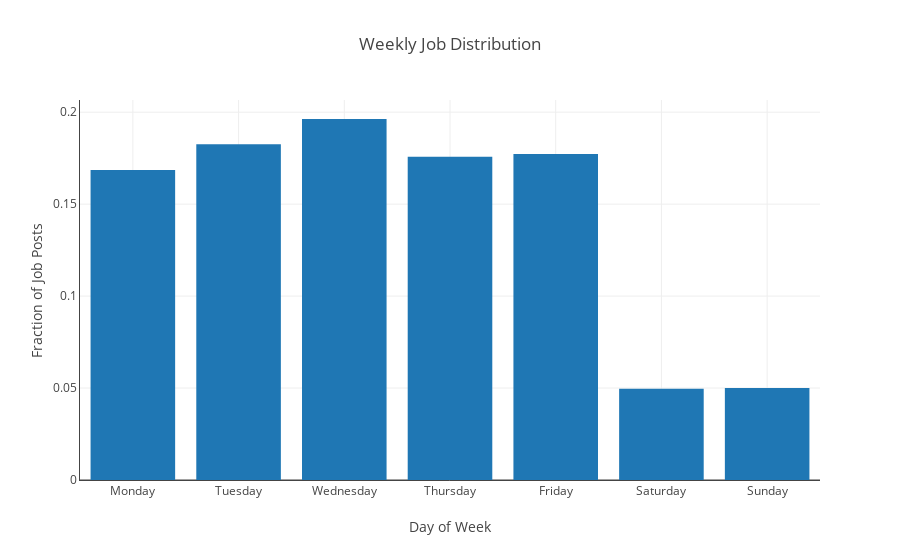

The code cell stored with this chart in its notebook:
### Code cell
trace = go.Bar(x=week['day_of_week'], y=week['ratio'])

data = [trace]

layout = go.Layout(title='Weekly Job Distribution',
                   xaxis=dict(autorange=True, showgrid=True, zeroline=False, showline=True, showticklabels=True, title='Day of Week'),
                   yaxis=dict(autorange=True, showgrid=True, zeroline=True, showline=True, showticklabels=True, title='Fraction of Job Posts'),
                   paper_bgcolor='rgba(0,0,0,0)',
                   plot_bgcolor='rgba(0,0,0,0)')

fig = go.Figure(data=data, layout=layout)

py.plot(fig, filename='plots/weekly_distribution.html', auto_open=False)
s = py.plot(fig, include_plotlyjs=False, output_type='div')
py.iplot(fig)

### Figure 1 — Plotly figure (JSON) as saved in the notebook; plotly's stock layout.template omitted (floating-point values rounded to 4 significant figures)
{"data": [{"type": "bar", "uid": "ff44e437-0dd4-4b9b-8cd2-856574da7208", "x": ["Monday", "Tuesday", "Wednesday", "Thursday", "Friday", "Saturday", "Sunday"], "y": [0.1686, 0.1826, 0.1963, 0.1758, 0.1772, 0.04956, 0.05004]}], "layout": {"paper_bgcolor": "rgba(0,0,0,0)", "plot_bgcolor": "rgba(0,0,0,0)", "title": {"text": "Weekly Job Distribution"}, "xaxis": {"autorange": true, "showgrid": true, "showline": true, "showticklabels": true, "title": {"text": "Day of Week"}, "zeroline": false}, "yaxis": {"autorange": true, "showgrid": true, "showline": true, "showticklabels": true, "title": {"text": "Fraction of Job Posts"}, "zeroline": true}}}
